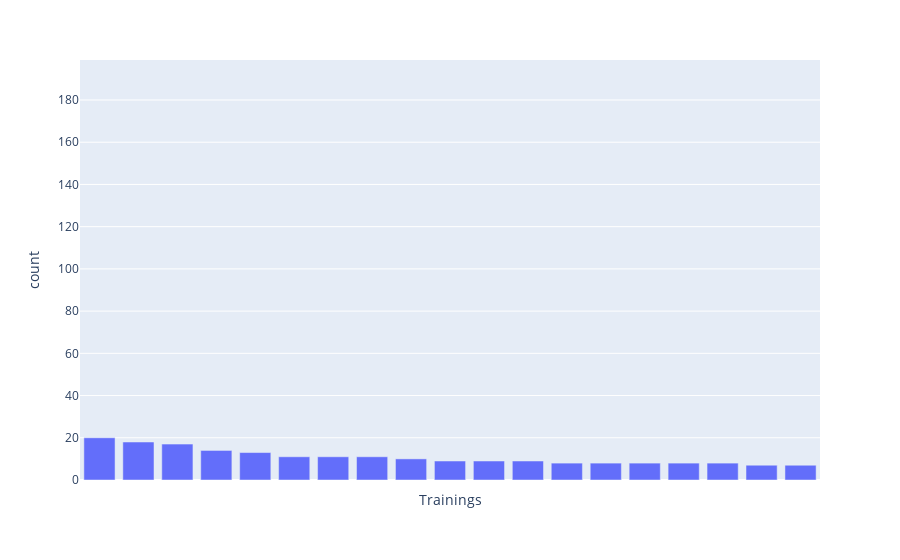

Notebook source saved alongside this figure:
### Markdown cell above
## Displaying data

### Code cell
import plotly.express as px
fig = px.bar(data[:20], x="_id", y="count", labels={'_id':'Training'})
fig.update_xaxes(showticklabels=False) # we hide x labels because it takes too much room. We can see school names by hovering bars
fig.show()

### Figure 1 — Plotly figure (JSON) as saved in the notebook; plotly's stock layout.template omitted (floating-point values rounded to 4 significant figures)
{"data": [{"alignmentgroup": "True", "hovertemplate": "Trainings=%{x}<br>count=%{y}<extra></extra>", "legendgroup": "", "marker": {"color": "#636efa", "pattern": {"shape": ""}}, "name": "", "offsetgroup": "", "orientation": "v", "showlegend": false, "textposition": "auto", "type": "bar", "x": [null, "Bachelor's degree, Mathematics", "Doctor of Philosophy - PhD, Applied Mathematics", "Master's degree, Applied Mathematics", "Diplôme d'ingénieur, Mathématiques appliquées", "Engineer's degree, Applied Mathematics", "Diplôme d'ingénieur", "Engineer's degree", "Master's degree, Mathematics", "Classes préparatoires aux grandes écoles (CPGE)", "Bachelor's degree, Physics", "Master's degree, Physics", "Master's degree, Financial Mathematics", "Doctor of Philosophy - PhD, Computer Science", "Baccalauréat scientifique", "Doctor of Philosophy - PhD, Mathematics", "Master's degree", "Master 1 (M1), Mathématiques appliquées", "High School Diploma", "Baccalauréat, Scientifique"], "xaxis": "x", "y": [189, 20, 18, 17, 14, 13, 11, 11, 11, 10, 9, 9, 9, 8, 8, 8, 8, 8, 7, 7], "yaxis": "y"}], "layout": {"barmode": "relative", "legend": {"tracegroupgap": 0}, "margin": {"t": 60}, "xaxis": {"anchor": "y", "domain": [0, 1], "showticklabels": false, "title": {"text": "Trainings"}}, "yaxis": {"anchor": "x", "domain": [0, 1], "title": {"text": "count"}}}}
